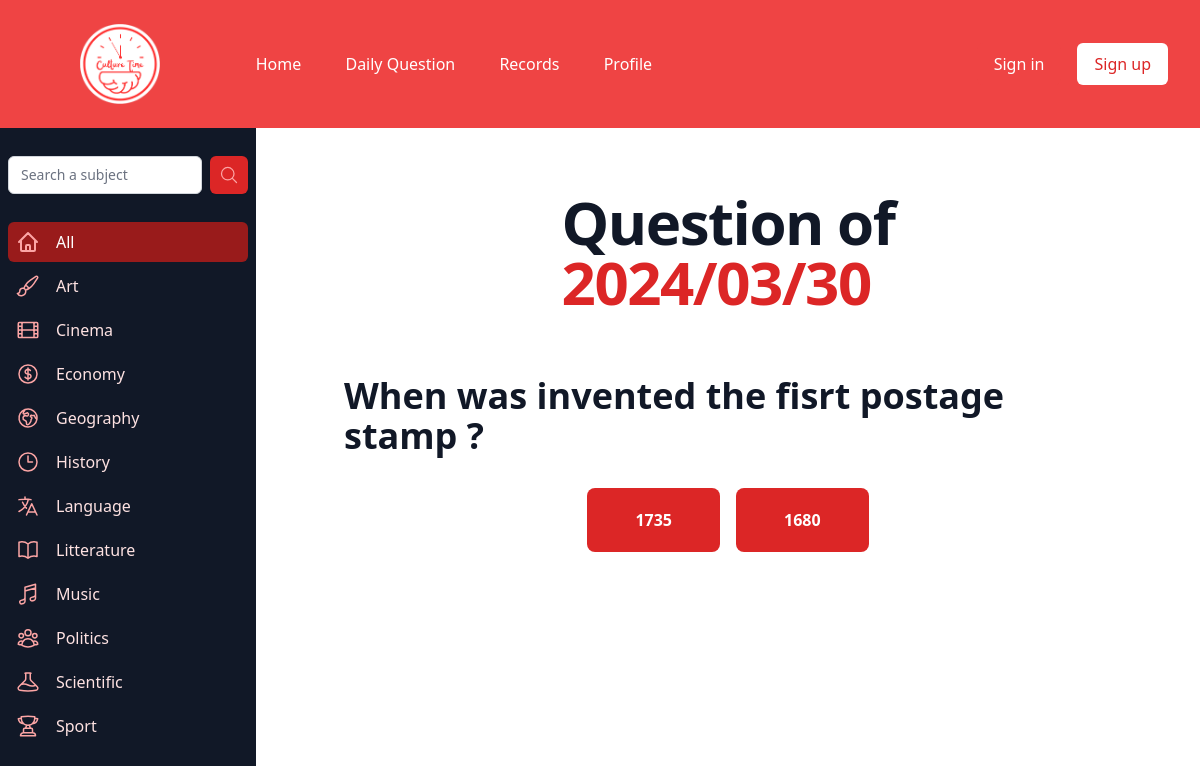
Page /question/2 on the committed database.
### tables this page shows
CREATE TABLE Anecdotes (
	    id_anecdote	INTEGER NOT NULL PRIMARY KEY AUTOINCREMENT UNIQUE,
        date	TEXT NOT NULL,
        auteur	TEXT NOT NULL,
        titre	TEXT NOT NULL,
        question TEXT NOT NULL,
        reponses TEXT NOT NULL,
        bonne_reponse TEXT NOT NULL,
        corps	TEXT NOT NULL,
        source    TEXT,
        image TEXT,
        categorie INTEGER NOT NULL,
        FOREIGN KEY (categorie) REFERENCES Categories(id_categorie)
    );

### cultureTime.py (the view)
@app.route("/question/<int:i>", methods=["GET", "POST"])
def selected_question(i):
    res = select_question_number(i)
    if res:
        titre = res[0][0]
        question = res[0][1]
        reponses = res[0][2].split(",")
        bonne_reponse = res[0][3]
        corps = res[0][4]
        source = res[0][5]
        date = res[0][6]
        return render_template("question.html", title="Question", question=question, reponses=reponses, bonne_reponse=bonne_reponse, corps=corps, source=source, date=date)
    else:
        return "Question not found", 404

### functions.py (called while the page is built)
def connectdb():
    db = sqlite3.connect('./data/cultureTime.db')
    cursor = db.cursor()
    return db, cursor

def requete_db_avec_reponse(query, args):
    db, cursor = connectdb()
    if args == ():
        cursor.execute(query)
    else:
        cursor.execute(query, args)
    res = cursor.fetchall()
    db.commit()
    cursor.close()
    db.close()
    return res

def select_question_number(i):
    query = '''SELECT titre, question, reponses, bonne_reponse, corps, source, date
               FROM Anecdotes
               WHERE id_anecdote = ?'''
    res = requete_db_avec_reponse(query, (i,))
    return res

### templates/question.html (shortened to what this page needs)
{% extends "lateral.html" %}
{% block bodyquestion %}
  <h1 class="text-4xl tracking-tight font-extrabold text-gray-900 sm:text-5xl md:text-6xl mt-16">
      <span class="block xl:inline">Question of </span>
      <span class="block text-red-600 xl:inline">{{ date }}</span>
  </h1>
  <h1 class="flex items-center justify-center mt-16 text-4xl font-bold text-gray-900">{{ question }}</h1>
  <div class="mt-16 flex items-center justify-center mt-8 space-x-4">
    <button id="true-button" class="bg-red-600 text-white font-bold py-5 px-12 rounded-lg focus:outline-none focus:shadow-outline" type="button" onclick="setAnswer('True')" data-correct-answer="{{ bonne_reponse }}" data-answer="{{ reponses[0] }}">
        {{ reponses[0] }}
    </button>
    <button id="false-button" class="bg-red-600 text-white font-bold py-5 px-12 rounded-lg focus:outline-none focus:shadow-outline" type="button" onclick="setAnswer('False')" data-correct-answer="{{ bonne_reponse }}" data-answer="{{ reponses[1] }}">
        {{ reponses[1] }}
    </button>
  </div>
{% endblock %}

### static/css/style_layout.css (style rules this page uses)
body { margin: 0; }

### rows in the picture
Anecdotes: date "2024/03/30", question "When was invented the fisrt postage stamp ?"

### other values in the picture
{{ reponses[0] }} "1735"
{{ reponses[1] }} "1680"
